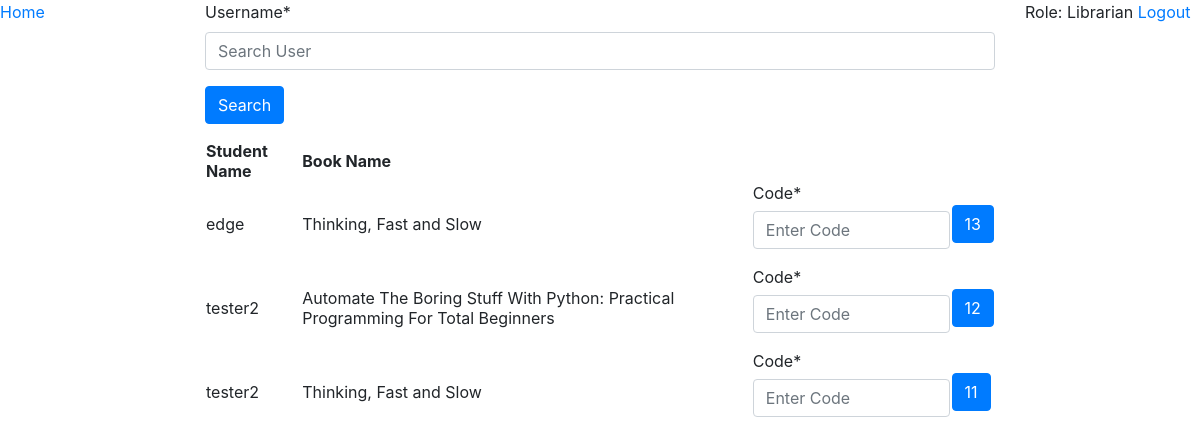
/librarian/ (signed in), run on an earlier commit of the app's database.
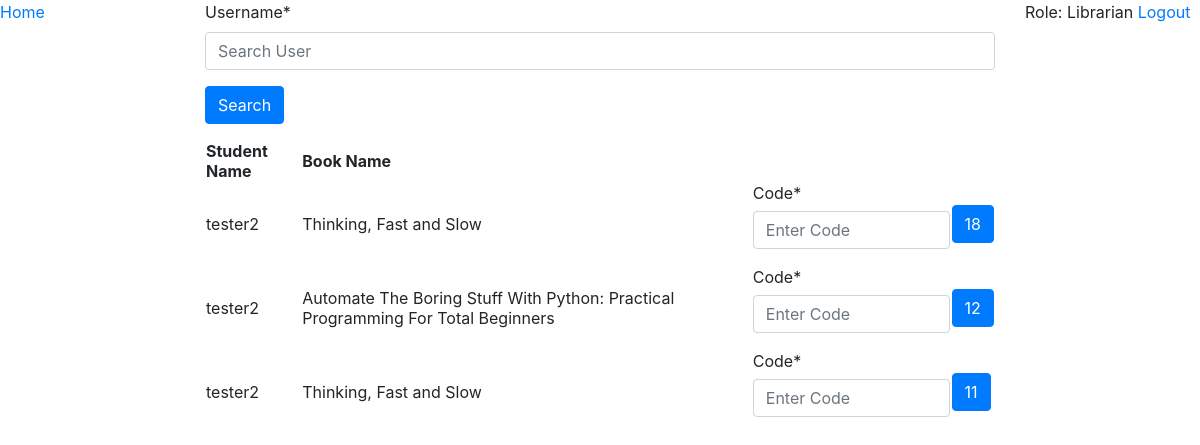
And on a later commit of the database.
### book_issue/models.py (models this page shows, shortened)
class TimeStampModel(models.Model):
    created = models.DateTimeField(auto_now_add=True)
    class Meta:
        abstract = True

class BookIssueCode(TimeStampModel):
    user = models.ForeignKey(User, on_delete=models.CASCADE, related_name='user')
    book = models.ForeignKey('books.Book', on_delete=models.CASCADE, related_name='book')
    code = models.CharField(max_length=6)
    class Meta:
        permissions = (
            ("can_enter_code_to_issue_book", "can enter code to issue book"),
        )

### books/models.py (models this page shows, shortened)
class Book(models.Model):
    title = models.CharField(max_length=100)
    author_name = models.CharField(max_length=50)
    publisher_name = models.CharField(max_length=50, blank=True)
    pages = models.PositiveIntegerField(blank=True, null=True)
    pub_year = models.PositiveIntegerField()
    books_available = models.IntegerField()

### librarian/views.py (the view, shortened to what this page needs)
# urls.py: 2. Add a URL to urlpatterns:  path('', views.home, name='home')
@permission_required('book_issue.add_bookissuecode')
def home(request):
    book_issue_requests = BookIssueCode.objects.all().order_by('-created')
    search_form = SearchForm(request.GET or None)
    book_issue_code_form = BookIssueCodeForm()
    if search_form.is_valid():
        q = search_form.cleaned_data['username']
        return HttpResponseRedirect(reverse('librarian:search_result', kwargs={'q': q}))
    context = {'book_issue_requests': book_issue_requests, 'book_issue_code_form': book_issue_code_form,
               'search_form': search_form}
    return render(request, 'librarian/home.html', context)

### librarian/forms.py
class BookIssueCodeForm(forms.Form):
    code = forms.CharField(max_length=6, widget=forms.TextInput({'placeholder': 'Enter Code'}))

class SearchForm(forms.Form):
    username = forms.CharField(max_length=30, widget=forms.TextInput({'placeholder': 'Search User'}))

### librarian/templates/librarian/home.html (shortened to what this page needs)
{%extends 'librarian/base.html'%}
{%load crispy_forms_tags %}
{%block content%}
    <form method="get" action="{%url 'librarian:search' %}">
        {{search_form|crispy}}
        <input name="search" value="Search" class="btn btn-primary" type="submit">
    </form>
    <table>
        <tr>
            <th>Student Name</th>
            <th>Book Name</th>
        </tr>
        {%for book_issue_request in book_issue_requests%}
            <tr>
                <td>{{book_issue_request.user.username}}</td>
                <td>{{book_issue_request.book.title}}</td>
                <form method="post" action="{%url 'librarian:home'%}" class="form-inline">
                    <td>
                        {{book_issue_code_form|crispy}}
                    </td>
                    <td>
                        <input type="submit" name="check_code" value="{{book_issue_request.pk}}"
                               class="btn btn-primary" >
                    </td>
                </form>
            </tr>
        {%endfor%}
    </table>
{%endblock%}

What changed in the data, as far as the page shows it:
removed BookIssueCode: user.username "edge", book "Thinking, Fast and Slow", check_code "13"
added BookIssueCode: user.username "tester2", book "Thinking, Fast and Slow", check_code "18"
